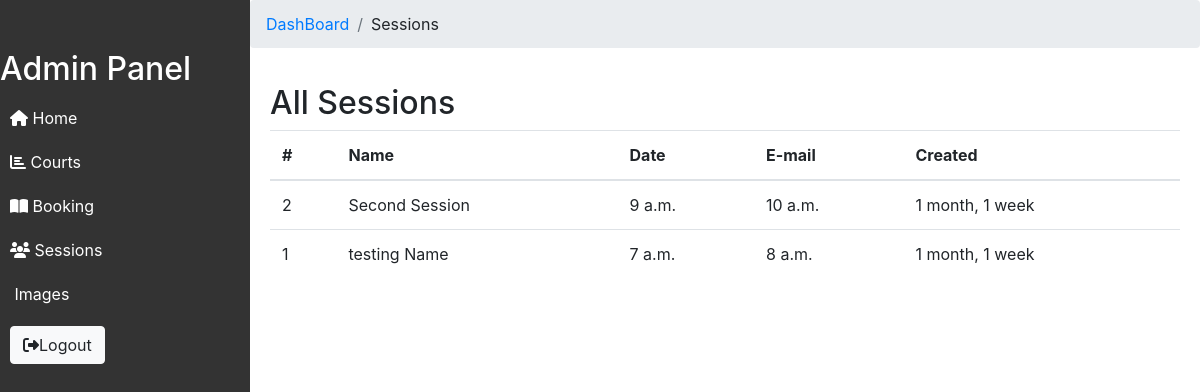
/dashboard/sessions (signed in), run on an earlier commit of the app's database.
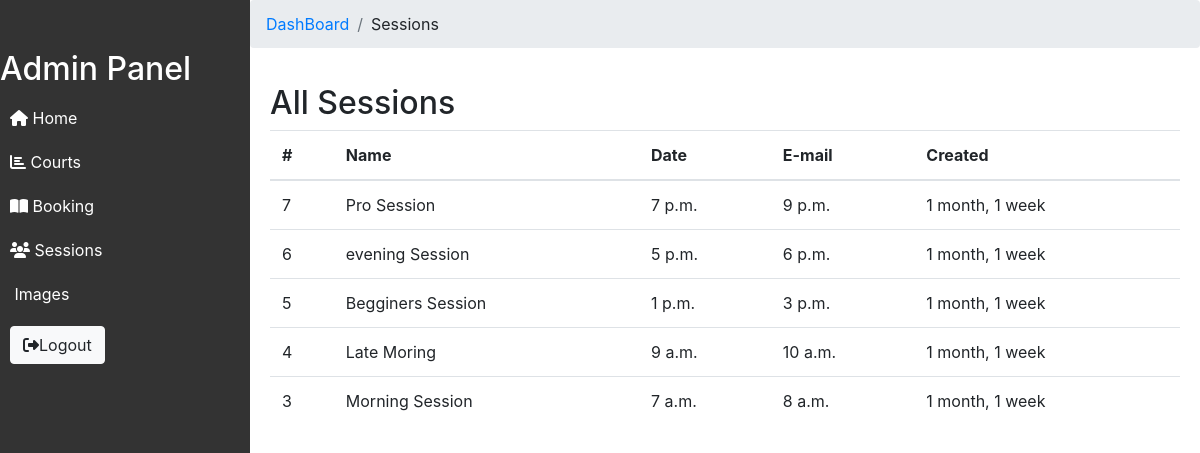
And on a later commit of the database.
### App/models.py (models this page shows, shortened)
class Sessions(models.Model):
    name = models.CharField(max_length=50, unique=True)
    startTime = models.TimeField()
    endTime = models.TimeField()
    created_at = models.DateTimeField(auto_now_add=True)
    updated_at = models.DateTimeField(auto_now=True)
    class Meta:
        ordering = ['-created_at']

### App/views.py (the view)
# urls.py: path('dashboard/sessions', views.sessions, name="admin-sessions"),
@login_required
def sessions(request):
   sessions = Sessions.objects.all()
   context = {'sessions': sessions}
   return render(request, 'admin/admin-sessions.html', context)

### App/templates/App/admin/admin-sessions.html (shortened to what this page needs)
{% include 'includes/admin-header.html' %}
{% include 'includes/admin-nav.html' %}
<div class="content" style="padding: 0px;">
    <nav aria-label="breadcrumb">
        <ol class="breadcrumb">
            <li class="breadcrumb-item"><a href="{% url 'dashboard' %}">DashBoard</a></li>
            <li class="breadcrumb-item">Sessions</li>
        </ol>
    </nav>
    <div style="padding: 20px;">
        <h2>All Sessions</h2>
        <table class="table table-hover" id="myTable">
            <thead>
                <tr>
                    <th>#</th>
                    <th>Name</th>
                    <th>Date</th>
                    <th>E-mail</th>
                    <th>Created</th>
                </tr>
            </thead>
            <tbody>
                {% for session in sessions %}
            <tr>
                <td>{{session.id}}</td>
                <td>{{session.name}}</td>
                <td>{{session.startTime}}</td>
                <td>{{session.endTime}}</td>
                <td>{{session.created_at | timesince}}</td>
            </tr>
            {% endfor%}
            </tbody>
        </table>
    </div>
</div>
{% include 'includes/admin-footer.html' %}

What changed in the data, as far as the page shows it:
removed Sessions: id "2", name "Second Session", startTime "9 a.m.", endTime "10 a.m.", created_at "1 month, 1 week"
removed Sessions: id "1", name "testing Name", startTime "7 a.m.", endTime "8 a.m.", created_at "1 month, 1 week"
added Sessions: id "7", name "Pro Session", startTime "7 p.m.", endTime "9 p.m.", created_at "1 month, 1 week"
added Sessions: id "6", name "evening Session", startTime "5 p.m.", endTime "6 p.m.", created_at "1 month, 1 week"
added Sessions: id "5", name "Begginers Session", startTime "1 p.m.", endTime "3 p.m.", created_at "1 month, 1 week"
added Sessions: id "4", name "Late Moring", startTime "9 a.m.", endTime "10 a.m.", created_at "1 month, 1 week"
added Sessions: id "3", name "Morning Session", startTime "7 a.m.", endTime "8 a.m.", created_at "1 month, 1 week"
